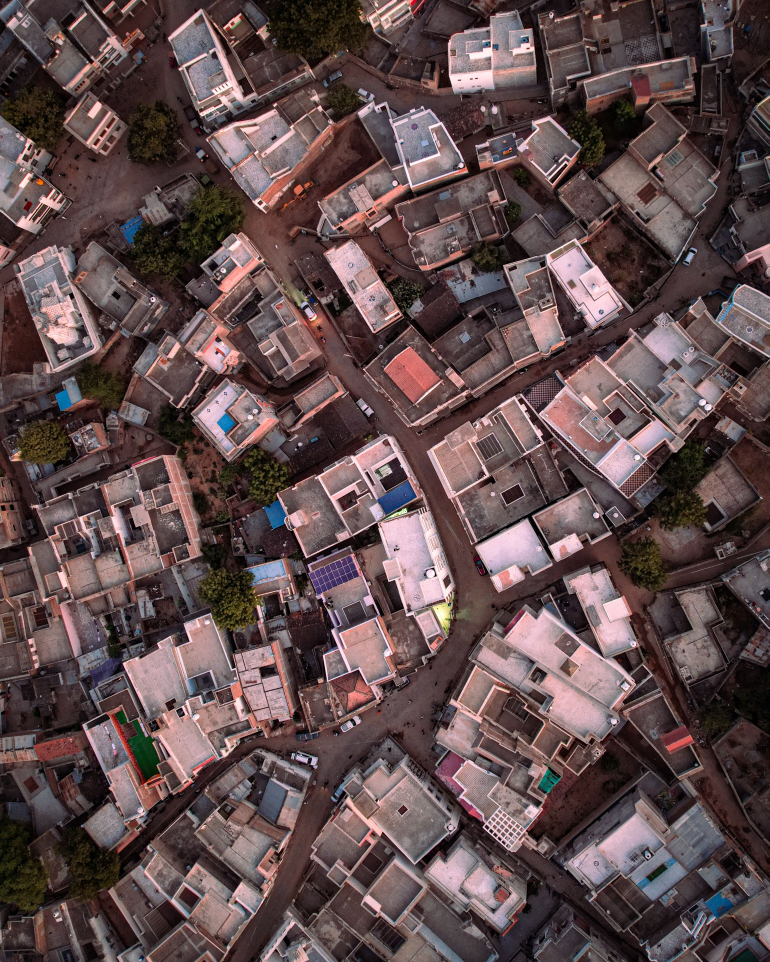
#> input picture Sample Images/Dense Residential Footprints.jpg, 3077 x 3848 px (shown at 1/4 size); its folder holds only this picture in this run
$ python -i model_inference.py   (imports and definitions only)
#> lines starting #> are read from the running program, lines starting #| are printed output that depends on the picture; after the words box and inside, x2 and y2 are one past the last pixel; in counts of white or black regions, pixels touching at a corner belong together
#> further down, picture is the input picture: shape (3848, 3077, 3); mean B, G, R 76.9, 76, 95.4
import os
import cv2
import numpy as np
from ultralytics import YOLO

# Try to load the YOLO model. We do it globally so it's loaded once at startup.
# Ensure the path is correct relative to where main.py runs
MODEL_PATH = os.path.join(os.path.dirname(__file__), "..", "weights", "best.pt")
# [6 lines not run here, left out]

def extract_contours(image: np.ndarray) -> list:
    """
    Runs computer vision pipeline to extract contours.
    Uses the fine-tuned YOLO model if available.
    """
    # [22 lines of commented-out code are left out]
    gray = cv2.cvtColor(image, cv2.COLOR_BGR2GRAY)
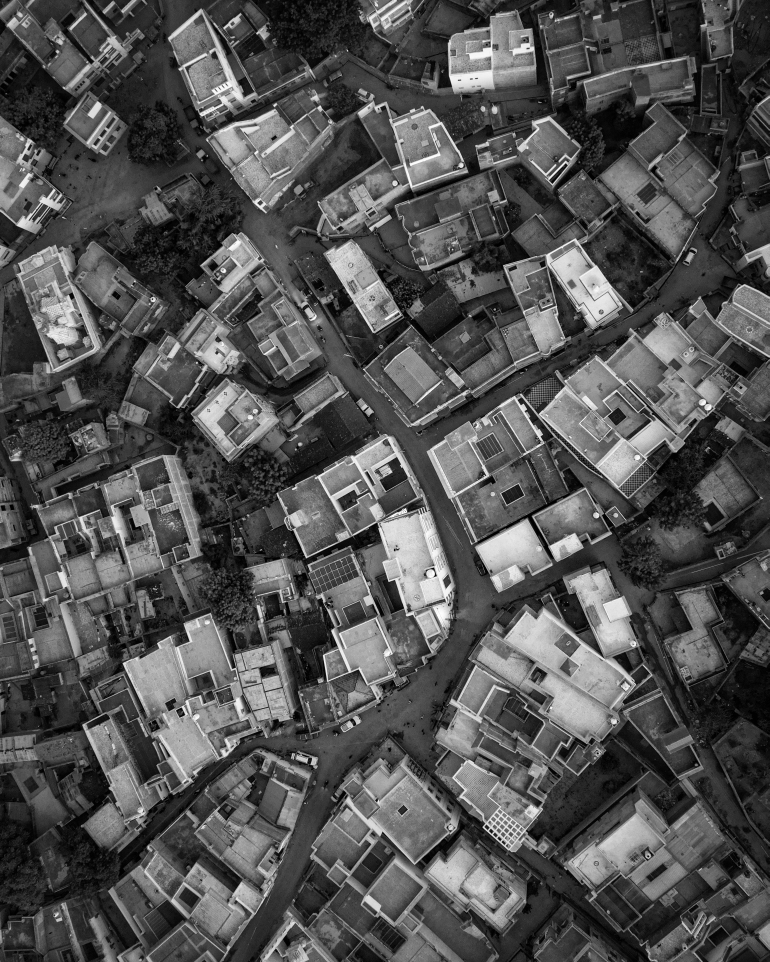
#> gray: shape (3848, 3077) (shown at 1/4 size); min 0, max 255, mean 81.9
    blurred = cv2.GaussianBlur(gray, (5, 5), 0)

    # Canny edge detection to find crisp boundaries of houses
    edges = cv2.Canny(blurred, 50, 150)
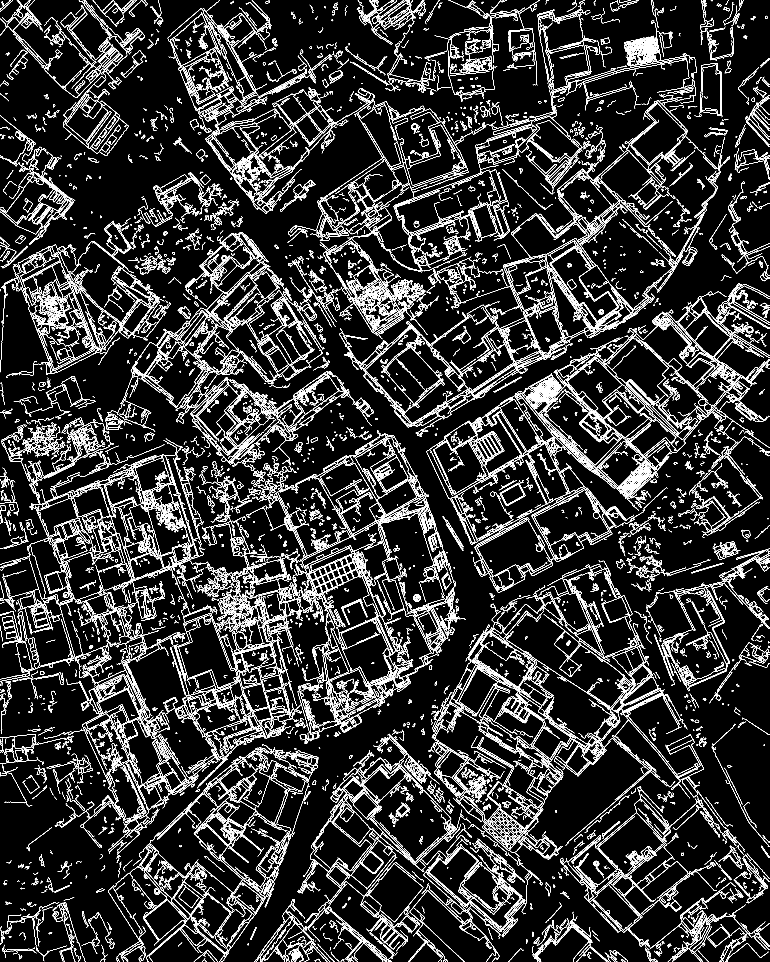
#> edges: shape (3848, 3077) (shown at 1/4 size); 7.1% white in thin lines or dots

    # Dilate edges slightly to close gaps
    kernel = cv2.getStructuringElement(cv2.MORPH_RECT, (3, 3))
    dilated = cv2.dilate(edges, kernel, iterations=2)
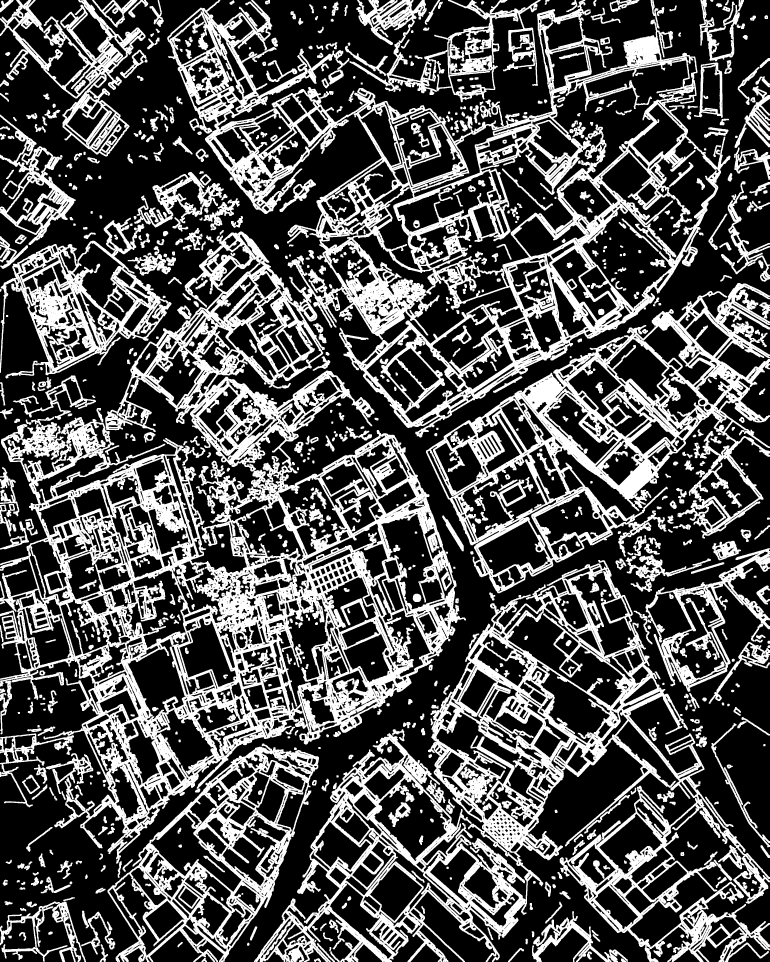
#> dilated: shape (3848, 3077) (shown at 1/4 size); 32.2% white; 926 white regions

    # Find contours from the edges
    contours, _ = cv2.findContours(dilated, cv2.RETR_EXTERNAL, cv2.CHAIN_APPROX_SIMPLE)
#> contours = 586 contours; largest, box (x1, y1, x2, y2) and area: (0, 0, 2922, 3454) 4023283, (1016, 2240, 3077, 3848) 1355486, (1704, 1132, 3077, 2373) 818045, (430, 2974, 1276, 3848) 393606, (0, 871, 686, 1514) 214077

    valid_contours = []
    for cnt in contours:
        area = cv2.contourArea(cnt)

        # Filter for typical house sizes (not tiny noise, not massive blocks)
        if 400 < area < 15000:
            # Force the contour into a perfect rectangle!
            # This makes the output look incredibly professional and AI-like.
            rect = cv2.minAreaRect(cnt)
            box = cv2.boxPoints(rect)
            box = np.int32(box)

            # Append in OpenCV contour format
            valid_contours.append(box.reshape((-1, 1, 2)))
#> this loop made 586 passes
#> (area, rect, box) on passes 5, 7, 8, 10, 23, 27: (541.5, ((2060.5, 3818.1), (80.42, 18.47), -37.52), [[2034, 3849], [2022, 3835], [2086, 3786], [2098, 3800]]), (412.5, ((1334.2, 3819.9), (15.33, 71.23), -31.91), [[1346, 3854], [1308, 3793], [1321, 3785], [1359, 3846]]), (688, ((416.2, 3812.8), (70.36, 30.61), -86.53), [[429, 3848], [398, 3846], [403, 3776], [433, 3778]]), (614.5, ((1302.5, 3810.9), (8.94, 102.5), -42.58), [[1333, 3851], [1264, 3776], [1271, 3770], [1340, 3845]]), (500, ((1013.4, 3733.2), (60.82, 10.11), -65.9), [[1005, 3763], [996, 3758], [1021, 3703], [1030, 3707]]), (831, ((1337.5, 3704.5), (29.14, 56.89), -52.43), [[1351, 3733], [1306, 3698], [1323, 3675], [1368, 3710]])
#> (area, rect) on pass 199: (584.5, ((2896.2, 2409.1), (31.88, 57.54), -34.29))
#> after the loop, valid_contours = 179 contours; largest, box (x1, y1, x2, y2) and area: (2884, 725, 3077, 1127) 76992, (2826, 2890, 3083, 3419) 62733, (2501, 2202, 2851, 2373) 49898, (51, 1481, 388, 1735) 43503, (2830, 2537, 3113, 2879) 40086

    return valid_contours

>>> import cv2
>>> picture = cv2.imread('../../../Sample Images/Dense Residential Footprints.jpg')
>>> result = extract_contours(picture)
#> result has the same summary as valid_contours in extract_contours
